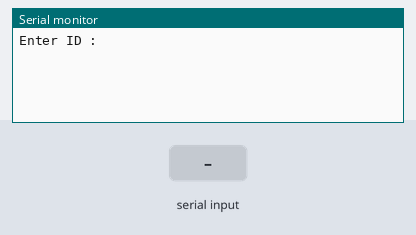
Simulated run of this sketch. Board: Arduino Uno, built with avr-gcc and run on an emulated ATmega328P. Shown: the last lines printed to the serial monitor. The inputs (shaded band) are chosen by the test bench.

Above: at 1.5 s.
1.6 s: "90,45\n" received over Serial
At 2.6 s:
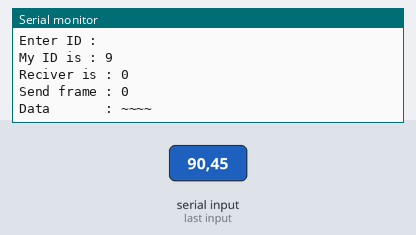
3.1 s: "90,45\n" received over the second serial link
At 3.8 s:
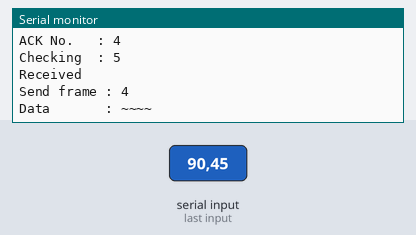
4.6 s: "1\n" received over the second serial link
At 11.88 s:
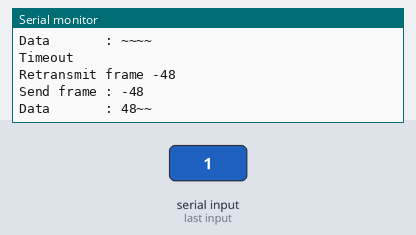
Timing chart, 0 to 12.1 s (numbered marks = the images above; inputs shaded):
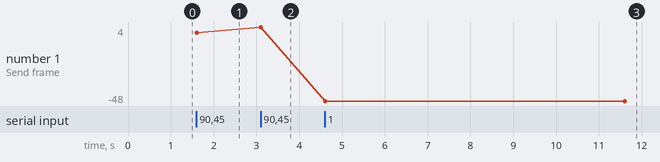

The sketch:

sendText_Bus-Mode_Arduino_NOfunc.ino
```cpp
#include <SoftwareSerial.h>

SoftwareSerial kenta(10, 11);
char myID, reciver;
String text_data;
int count_frame = 0;

void setup() {
  Serial.begin(115200);
  kenta.begin(57600);
  delay(500);
  Serial.println("Enter ID : ");
  while (!Serial.available());
  myID = char(Serial.read());
  Serial.print("My ID is : ");
  Serial.println(myID);
  Serial.print("\nReciver is : ");
  while (!Serial.available());
  reciver = char(Serial.read());
  Serial.println(reciver);


}


void flushRx() {
  while (kenta.available()) {
    uint8_t temp = kenta.read();
  }
}
void receiveData(String data){
  long current = millis();
    while(!kenta.available()){
      if (millis() - current >= 7000){
         Serial.println("Timeout");
         Serial.print("Retransmit Ack ");
         Serial.println(count_frame);
         String toSend = "`";
         toSend += data[2];
         toSend += data[1];
         toSend += count_frame;
         toSend += '`';
         for(int i = 0; i < toSend.length(); i++){
          kenta.write(toSend[i]);
          flushRx();
         }
         Serial.println();
         current = millis();
      }
    }
    String receiveText = kenta.readStringUntil('\n');
    Serial.println("Receive frame");
    Serial.print("Header      : ");
    Serial.println(receiveText.substring(1,3));
    Serial.print("Frame No.   : ");
    Serial.println(receiveText[3]);
    Serial.print("Data        : ");
    Serial.println(receiveText.substring(4,8));
    count_frame = receiveText[3] - '0';
    Serial.print("Checking  : ");
    Serial.println(receiveText[receiveText.length() - 1]);
    Serial.println("Received\n");
}

void receiveAck(String toSend){
    long current = millis();
    while(!kenta.available()){
      if (millis() - current >= 7000){
         Serial.println("Timeout");
         Serial.print("Retransmit frame ");
         Serial.println(count_frame);
         Serial.print("Send frame : ");
         Serial.println(count_frame);
         Serial.print("Data       : ");
         for(int i = 0; i<toSend.length(); i++){
          kenta.write(toSend[i]);
          flushRx();
        }
        Serial.println(toSend.substring(4,8));
        Serial.println();
        current = millis();
      }
    }
    String receiveText = kenta.readStringUntil('\n');
    Serial.println("Receive frame");
    Serial.print("Header    : ");
    Serial.println(receiveText.substring(1,3));
    Serial.print("ACK No.   : ");
    Serial.println(receiveText[3]);
    count_frame = receiveText[3] - '0';
    Serial.print("Checking  : ");
    Serial.println(receiveText[receiveText.length() - 1]);
    Serial.println("Received\n");
}

void waitComing(){
    String data_in = "";
    if(kenta.available()){
    data_in = kenta.readStringUntil('\n');
    Serial.println("Receive frame");
    Serial.print("Header    : ");
    Serial.println(data_in.substring(1,3));
    Serial.print("Frame No. : ");
    Serial.println(data_in[3]);
    Serial.print("Data      : ");
    Serial.println(data_in.substring(4,8));
    Serial.print("Checking  : ");
    Serial.println(data_in[8]);

    if(checkACK(data_in)){
      count_frame = !count_frame;
      Serial.println("Received\n");
      Serial.print("Send Ack");
      Serial.println(count_frame);
      receiveAck(data_in);

    }else{
      Serial.println("Discarded\n");
    }
   }else{
      if(Serial.available()){
        Serial.print("\nSend Text : ");
        text_data = Serial.readStringUntil('\n');
        Serial.println(text_data);
        return;
      }
   }

}

bool checkACK(String data){
  int sum = 0;
  char check;
  for (int i = 1; i < data.length(); i++){
    for (int j = 0; j < 8; j++){
        if(bitRead(data[i],j) == 1){
          sum++;
        }
    }
  }
  if(sum % 2 == 0){
    check = '1';
  }else{
    check = '0';
  }
  if(data[8] == check){
    return true;
  }else{
    return false;
  }

}

void loop() {
  while(kenta.available()){
    String data_in = "";
    data_in = kenta.readStringUntil('\n');
    Serial.println("Receive frame");
    Serial.print("Header    : ");
    Serial.println(data_in.substring(1,3));
    Serial.print("Frame No. : ");
    Serial.println(data_in[3]);
    Serial.print("Data      : ");
    Serial.println(data_in.substring(4,8));
    Serial.print("Checking  : ");
    Serial.println(data_in[8]);
  }
    String toSend = "";
    String data = text_data.substring(0, 4);

    toSend += '`';
    toSend += reciver;
    toSend += myID;
    toSend += count_frame;
    if(data.length() < 4){
      for(int i = data.length(); i<4; i++){
        data += '~';
      }
    }
    toSend += data;

    int sum = 0;
    for (int i = 1; i < toSend.length(); i++) {
      for (int k = 0; k < 8; k++) {
        if (bitRead(toSend[i], k) == 1) {
          sum++;
        }
      }
    }

    if (sum % 2 == 0) {
      toSend += '1';
    } else {
      toSend += '0';
    }
    toSend += '`';

    Serial.print("Send frame : ");
    Serial.println(count_frame);
    Serial.print("Data       : ");
    Serial.println(data);
    Serial.println();

    receiveAck(toSend);

    text_data = text_data.substring(4);
}
```

Measured:
- after the input at 1.6 s, the serial monitor: prints a new line at once (image 1)
- after the input at 3.1 s, the serial monitor: prints a new line at once (image 2)
- after the input at 4.6 s, the serial monitor: prints a new line at once (image 3)
- plotted number 1: 0 → 4 after the input at 3.1 s, 4 → -48 after the input at 4.6 s
